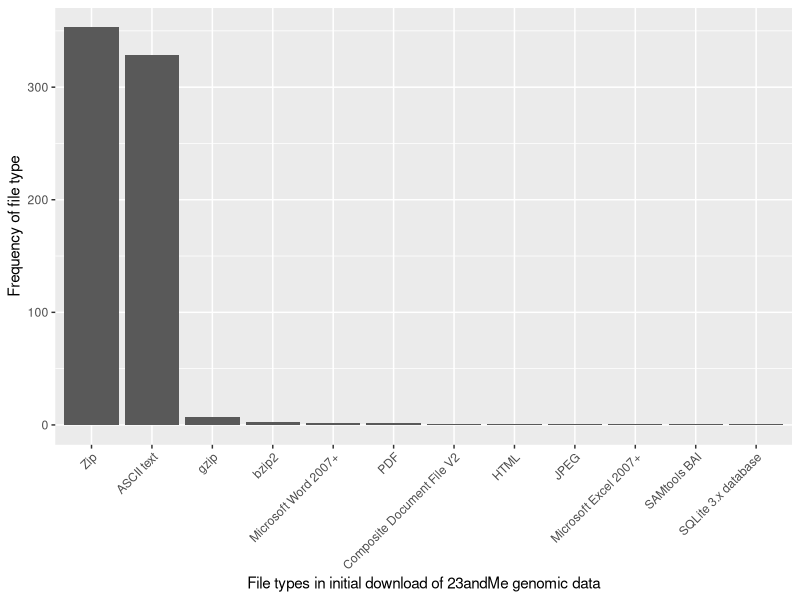
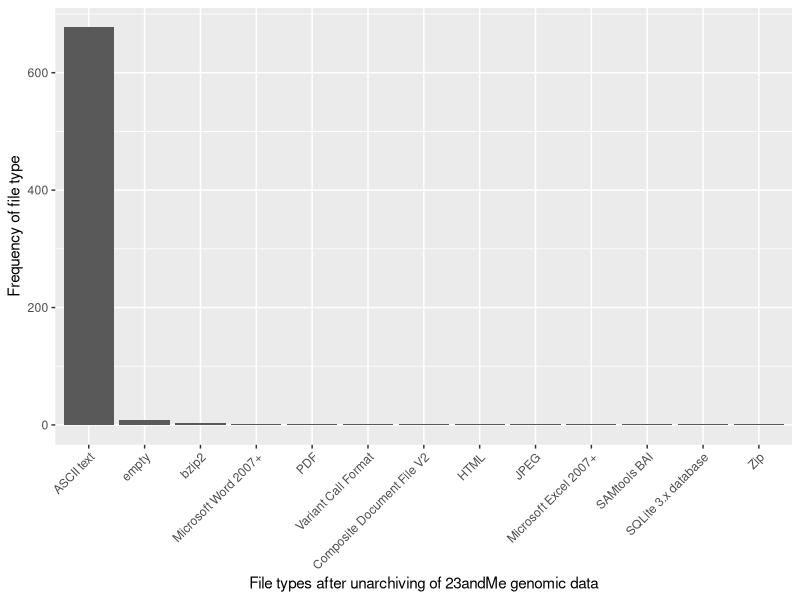
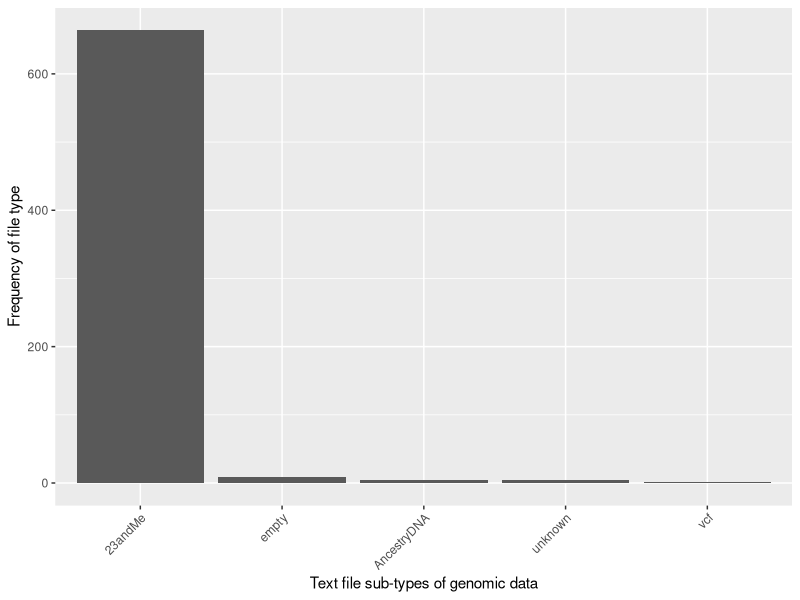
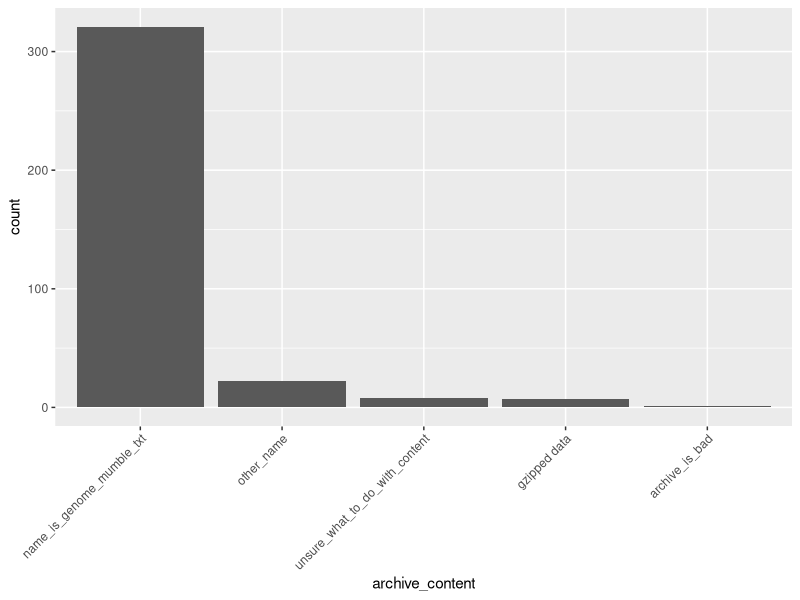
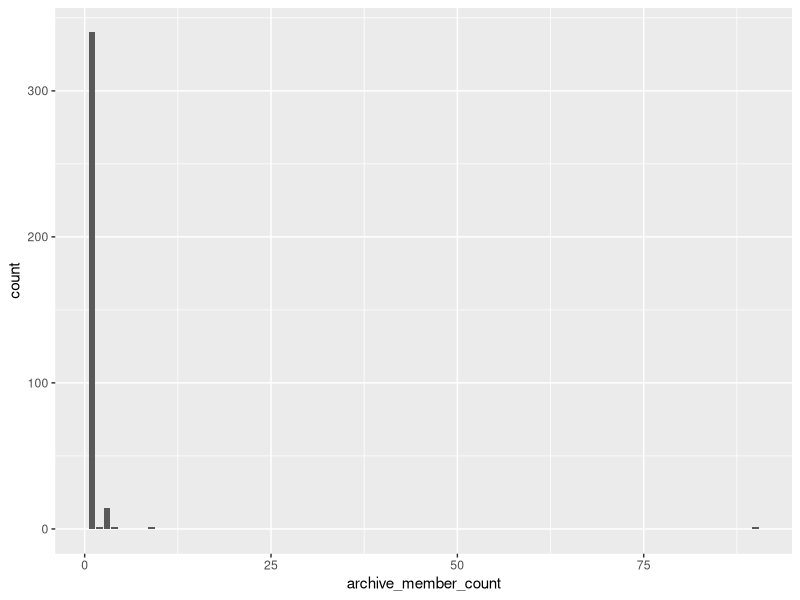

Reproduce these figures in R, in order.
## ---- chunk 1
knitr::opts_chunk$set(echo = TRUE)
## ---- chunk 2

df <- read.csv('combined_conversion_log.csv', stringsAsFactors=FALSE)
library(tidyr)
library(dplyr)
library(ggplot2)
wide_df <- df %>% spread(attribute, value)
str(wide_df)
summary(wide_df)

# aggregate similar magic number strings to reduce number of factors
combine_magic_numbers <- function(x) {
  x <- gsub("^(ascii text).*", "\\1", x, ignore.case=TRUE)
  x <- gsub("^(ISO-8859 text).*", "ASCII text", x, ignore.case=TRUE)
  x <- gsub("^(Variant Call Format).*", "\\1", x, ignore.case=TRUE)
  x <- gsub("^(Composite Document File V2).*", "\\1", x, ignore.case=TRUE)
  x <- gsub("^(jpeg).*", "\\1", x, ignore.case=TRUE)
  x <- gsub("^(html).*", "\\1", x, ignore.case=TRUE)
  x <- gsub("^(SAMtools BAI).*", "\\1", x, ignore.case=TRUE)
  x <- gsub("^(bzip2).*", "\\1", x, ignore.case=TRUE)
  x <- gsub("^(gzip).*", "\\1", x, ignore.case=TRUE)
  x <- gsub("^(pdf).*", "\\1", x, ignore.case=TRUE)
  x <- gsub("^(SQLite 3.x database).*", "\\1", x, ignore.case=TRUE)
  x <- gsub("^(zip).*", "\\1", x, ignore.case=TRUE)
}

wide_df$combined_file_type <- combine_magic_numbers(wide_df$actual_file_type_from_magic_number)
wide_df$combined_file_type_of_member <- combine_magic_numbers(wide_df$member_type_from_magic_number)

# fix column classes
wide_df$archive_member_count <- as.integer(wide_df$archive_member_count)
wide_df <- wide_df %>% mutate_if(is.character,as.factor)
wide_df$subject <- as.character(wide_df$subject)
wide_df$member_name <- as.character(wide_df$member_name)
## ---- chunk 3
summary(wide_df)
## ---- chunk 4
file_type <- wide_df %>% select(combined_file_type)
file_type$combined_file_type <- reorder(wide_df$combined_file_type, wide_df$combined_file_type, function(x) -length(x))
ggplot(file_type, aes(combined_file_type)) + geom_bar() + theme(axis.text.x = element_text(angle = 45, hjust = 1)) + ylab("Frequency of file type") + xlab("File types in initial download of 23andMe genomic data")

count(wide_df, combined_file_type) %>% arrange(desc(n)) %>% mutate(Percent = round(n / sum(n),3))
## ---- chunk 5
file_type$combined_file_type_of_member <- reorder(wide_df$combined_file_type_of_member, wide_df$combined_file_type_of_member, function(x) -length(x))
ggplot(file_type, aes(combined_file_type_of_member)) + geom_bar() + theme(axis.text.x = element_text(angle = 45, hjust = 1)) + ylab("Frequency of file type") + xlab("File types after unarchiving of 23andMe genomic data")

count(wide_df, combined_file_type_of_member) %>% arrange(desc(n)) %>% mutate(Percent = round(n / sum(n),3))
## ---- chunk 6
text_file_subtype <- reorder(wide_df$text_file_subtype, wide_df$text_file_subtype, function(x) -length(x)) %>% na.omit()
text_files <- data.frame(text_file_subtype)
ggplot(text_files, aes(text_file_subtype)) + geom_bar() + theme(axis.text.x = element_text(angle = 45, hjust = 1)) + ylab("Frequency of file type") + xlab("Text file sub-types of genomic data")

count(wide_df, text_file_subtype)  %>% na.omit() %>% arrange(desc(n)) %>% mutate(Percent = round(n / sum(n),3))
## ---- chunk 7
content <- wide_df %>% select(archive_content) %>% na.omit()
content$archive_content <- reorder(content$archive_content, content$archive_content, function(x) -length(x))
ggplot(content, aes(archive_content)) + geom_bar() + theme(axis.text.x = element_text(angle = 45, hjust = 1))

count(wide_df, archive_content) %>% na.omit() %>% arrange(desc(n)) %>% mutate(Percent = round(n / sum(n),3))

## ---- chunk 8
count(wide_df, indexed_vcf_available) %>% arrange(desc(n)) %>% mutate(Percent = round(n / sum(n),3))

## ---- chunk 9
wide_df %>% filter(combined_file_type == "ASCII text") %>% filter(indexed_vcf_available == "True") %>% count()
## ---- chunk 10
content <- wide_df %>% select(archive_member_count) %>% na.omit()
ggplot(content, aes(archive_member_count)) + geom_bar()

count(wide_df, archive_member_count) %>% na.omit() %>% arrange(desc(n)) %>% mutate(Percent = round(n / sum(n),3))
